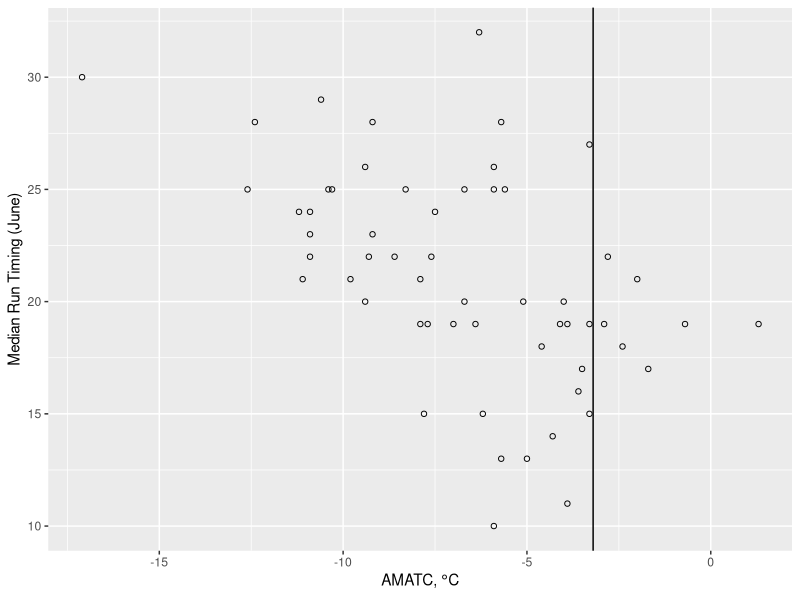
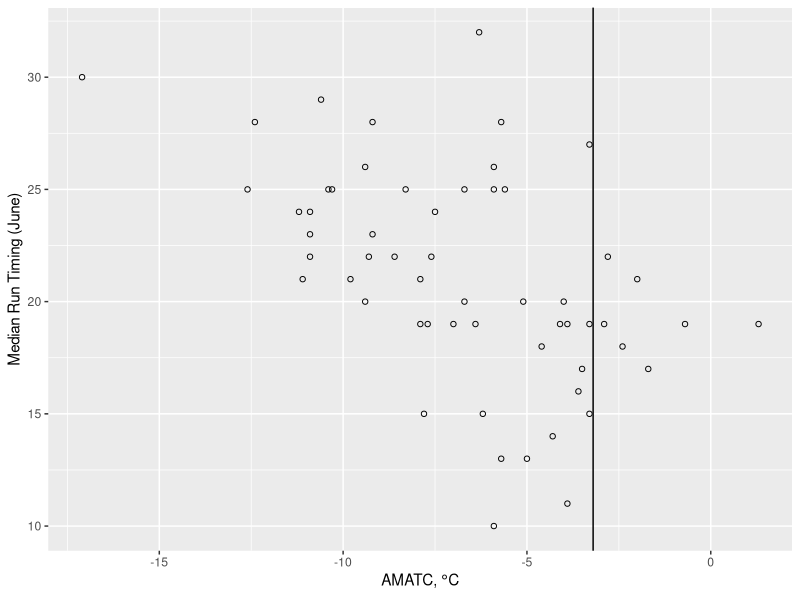

The R source for these figures, in order:
## ---- chunk 1
suppressPackageStartupMessages({
  library(dplyr)
  library(ggplot2)
  library(readr)
})
## ---- chunk 2
yuk <- read_csv("../data/yukon.csv")
amatc <- yuk[yuk$year == 2018, "amatc"]
## ---- chunk 3
ggplot(yuk, aes(amatc, mdj)) +
  geom_point(shape = 1) +
  geom_vline(xintercept = as.numeric(yuk[which(yuk$year == 2018),"amatc"])) +
  labs(x = expression("AMATC,"*~degree*"C"), y = "Median Run Timing (June)")
ggsave("mdj_against_amatc.png", width = 4, height = 4)
## ---- chunk 4
model <- lm(mdj ~ amatc, data = subset(yuk, year < 2018))

predicted <- floor(unname(predict(model, newdata =  yuk[yuk$year == 2018,])))
## ---- chunk 5
result <- data.frame()

for (y in (max(yuk$year) - 15):(max(yuk$year) - 1)) {
  model <- lm(mdj ~ amatc, data = subset(yuk, year < y))
  model_pred <- as.numeric(floor(predict(model, newdata =  yuk[yuk$year == y,"amatc"])))
  
  result <- rbind(result,
                  data.frame(year = y,
                             obs = as.numeric(yuk[yuk$year == y,"mdj"]),
                             pred = round(model_pred, 0)))
}


metric_mad <- round(mean(abs(result$obs - result$pred)), 2)
metric_mad_sd <- round(sd(abs(result$obs - result$pred)), 2)
metric_max_abs_resid <- round(max(abs(result$obs - result$pred)), 2)
# mean(result$obs - result$pred)
